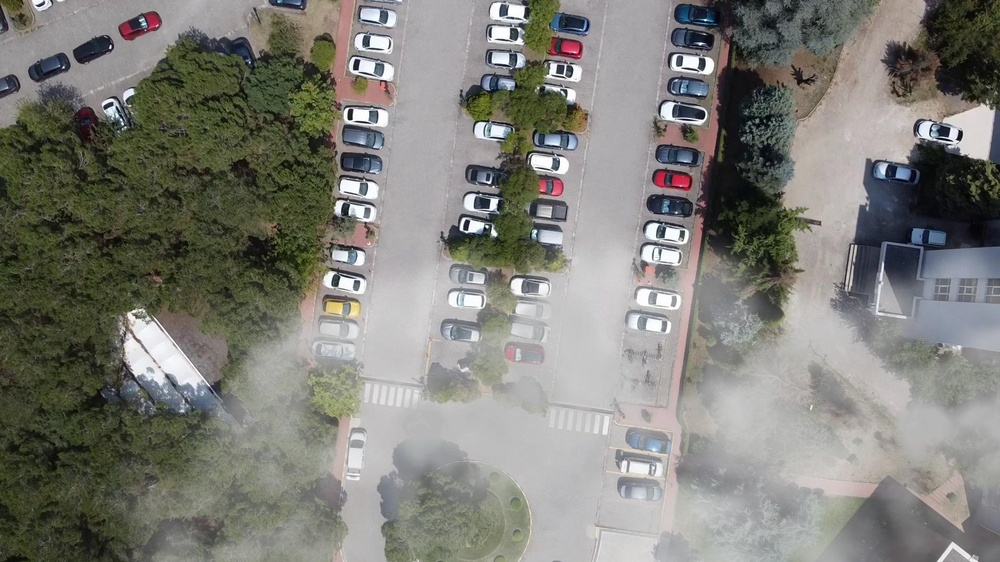
#> input picture NormalToCloudGrainThermalConverter/Inputs/frame_003240.jpg, 1000 x 562 px, shrunk from 1920 x 1080 before the run, found by its file name
$ python -i MaskScripts.py   (imports and definitions only)
#> lines starting #> are read from the running program, lines starting #| are printed output that depends on the picture; pictures that were not available may be replaced by others from this repository, and a replacement may not be noted
from PIL import Image

def apply(file_name,opacity_factor = 0.9):
#> called with file_name = 'Inputs/frame_003240.jpg', opacity_factor = 0.9
    bg = Image.open("Inputs/"+file_name).convert("RGBA")
    cloud_mask = Image.open("Alpha_Mask.png").convert("L")
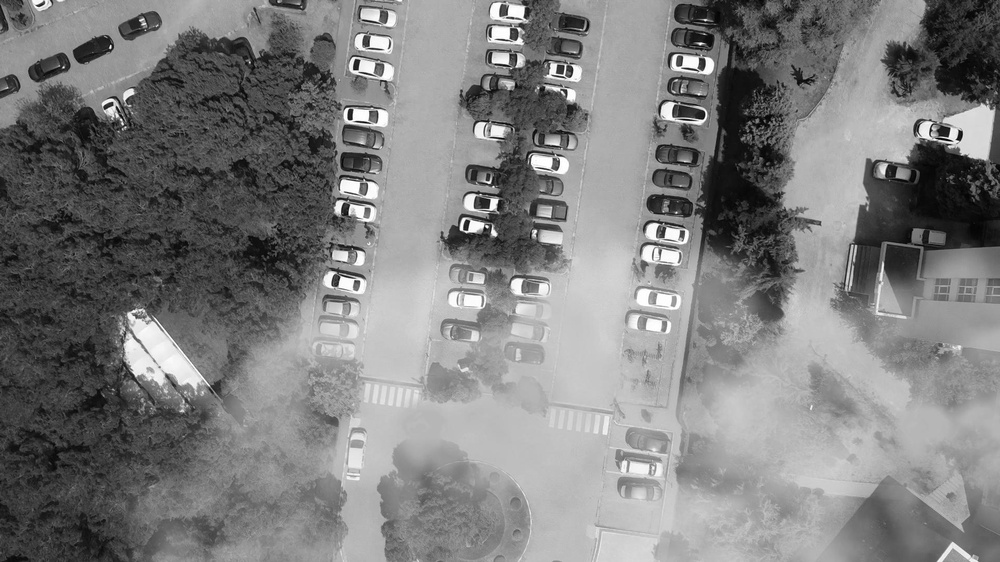
#> cloud_mask: PIL image 1000x562 L; min 1, max 255, mean 126.3

    cloud_mask = cloud_mask.point(lambda p: int(p * opacity_factor))
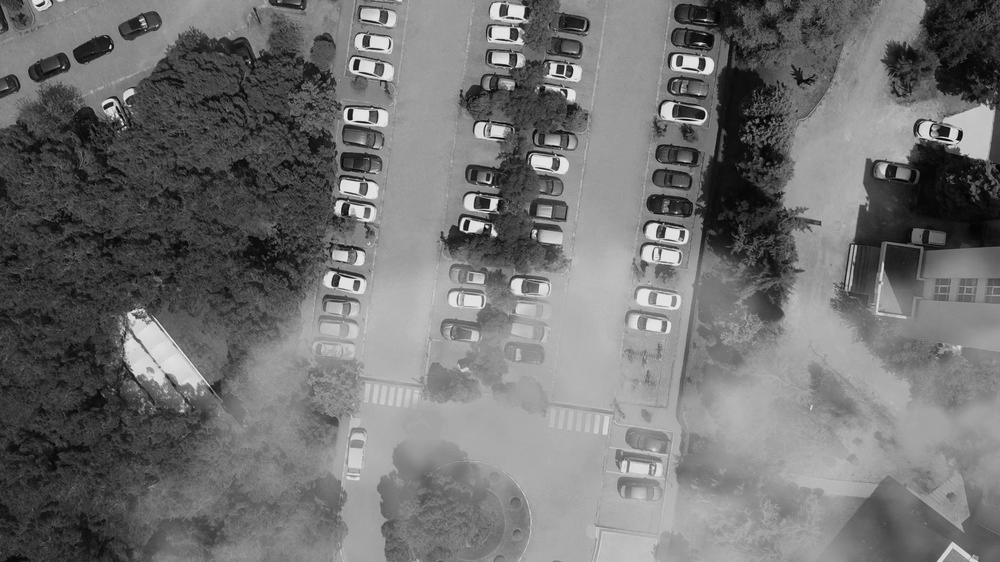
#> cloud_mask: PIL image 1000x562 L; min 0, max 229, mean 113.2

    white_layer = Image.new("RGBA", bg.size, (255, 255, 255, 255))
#> white_layer: PIL image 1000x562 RGBA; every value is 255
    white_layer.putalpha(cloud_mask)

    result = Image.alpha_composite(bg, white_layer)
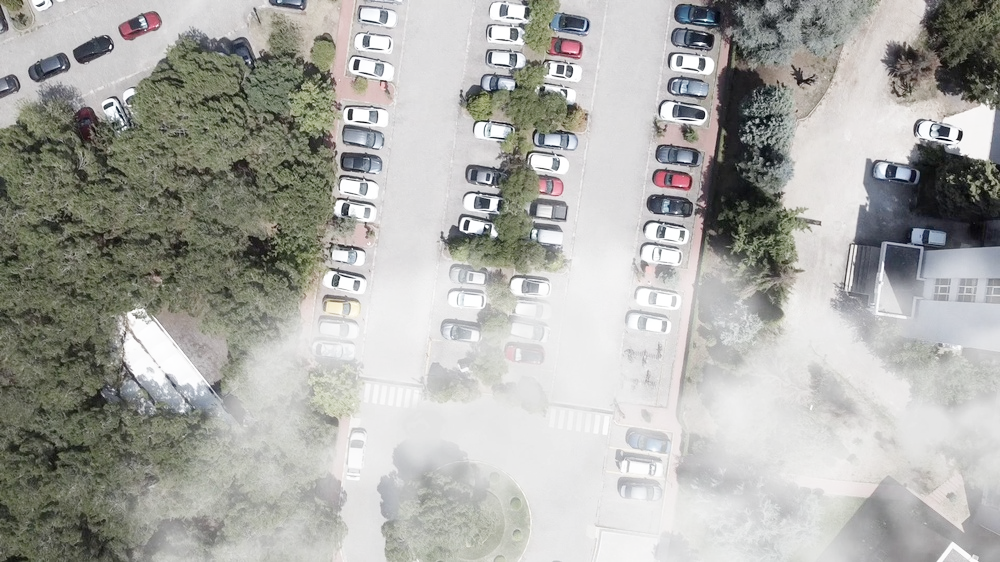
#> result: PIL image 1000x562 RGBA; mean R, G, B, A 172, 172.3, 167.7, 255
    n = file_name.split(".")[0]
    result_name = "Outputs/Cloud/"+n+".png"
    result.save(result_name)
    print(f"Processing completed! '{result_name}' created.")

>>> result = apply('Inputs/frame_003240.jpg')
